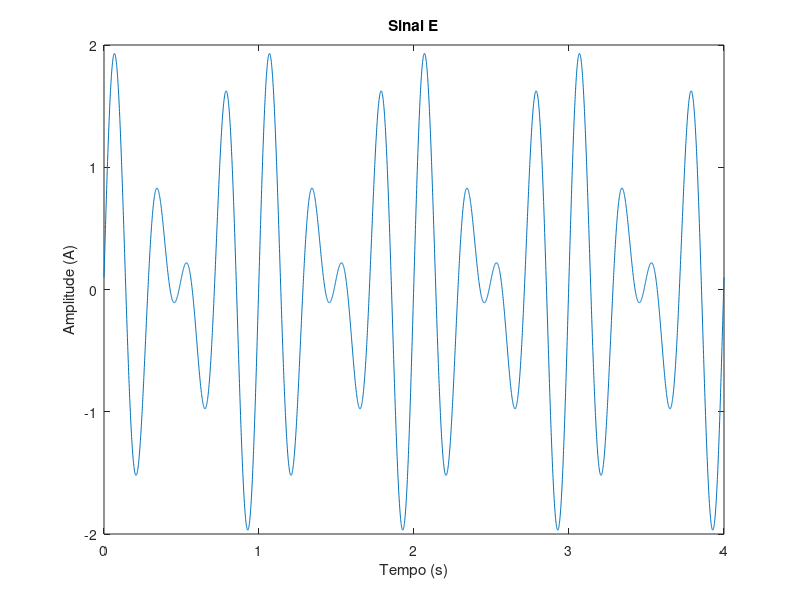

This chart was generated by the following MATLAB code:
%x(t)=A*sen(2pi*f0*t)    f0=frequencia    T=1/f0
ta=0.001;
f=gcd(3,4);
t=0:ta:(1/f*4);
x=sin(6*pi*t)+sin(8*pi*t+0.1);
plot(t,x);
figure(1)
xlabel("Tempo (s)")
ylabel("Amplitude (A)")
title("Sinal E")